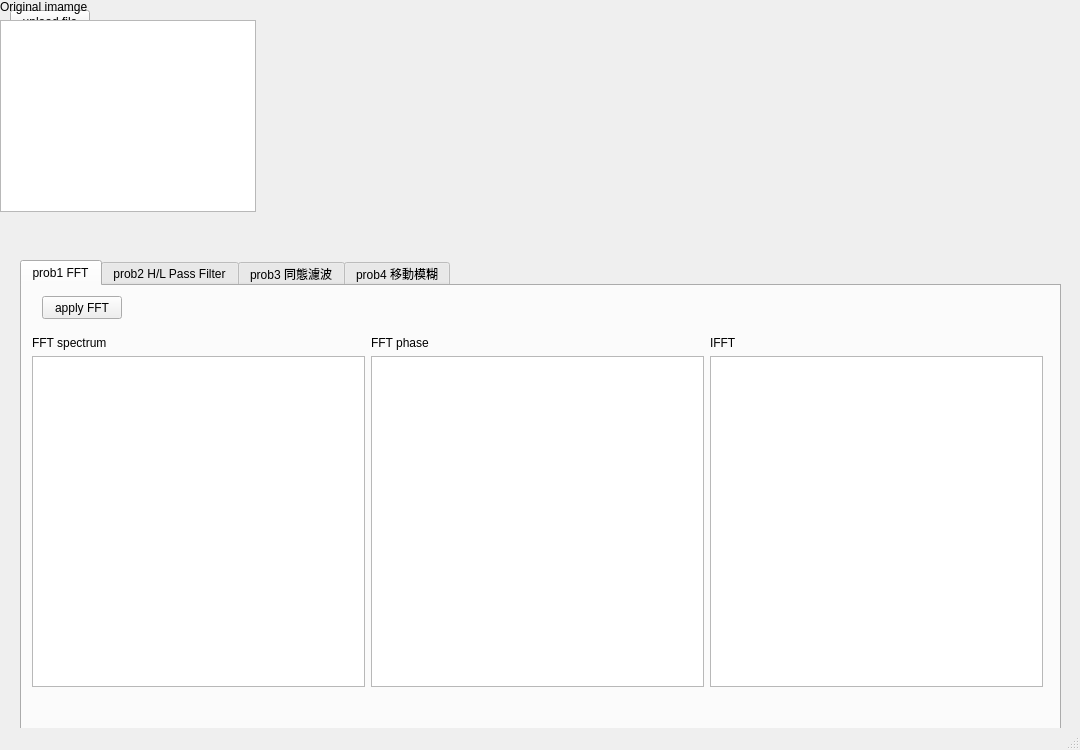
<?xml version="1.0" encoding="UTF-8"?>
<ui version="4.0">
 <class>MainWindow</class>
 <widget class="QMainWindow" name="MainWindow">
  <property name="geometry">
   <rect>
    <x>0</x>
    <y>0</y>
    <width>1080</width>
    <height>750</height>
   </rect>
  </property>
  <property name="windowTitle">
   <string>MainWindow</string>
  </property>
  <property name="autoFillBackground">
   <bool>false</bool>
  </property>
  <widget class="QWidget" name="centralwidget">
   <widget class="QPushButton" name="uploadfile">
    <property name="geometry">
     <rect>
      <x>10</x>
      <y>10</y>
      <width>80</width>
      <height>23</height>
     </rect>
    </property>
    <property name="text">
     <string>upload file</string>
    </property>
   </widget>
   <widget class="QTabWidget" name="tabWidget">
    <property name="geometry">
     <rect>
      <x>20</x>
      <y>260</y>
      <width>1041</width>
      <height>487</height>
     </rect>
    </property>
    <property name="currentIndex">
     <number>0</number>
    </property>
    <widget class="QWidget" name="prob1">
     <attribute name="title">
      <string>prob1 FFT</string>
     </attribute>
     <widget class="QPushButton" name="uploadfile_2">
      <property name="geometry">
       <rect>
        <x>20</x>
        <y>10</y>
        <width>80</width>
        <height>23</height>
       </rect>
      </property>
      <property name="text">
       <string>apply FFT</string>
      </property>
     </widget>
     <widget class="QWidget" name="horizontalLayoutWidget_3">
      <property name="geometry">
       <rect>
        <x>10</x>
        <y>50</y>
        <width>1011</width>
        <height>351</height>
       </rect>
      </property>
      <layout class="QHBoxLayout" name="horizontalLayout_3">
       <item>
        <layout class="QVBoxLayout" name="verticalLayout_2">
         <item>
          <widget class="QLabel" name="label_11">
           <property name="text">
            <string>FFT spectrum</string>
           </property>
          </widget>
         </item>
         <item>
          <widget class="QGraphicsView" name="spatialFilterImage"/>
         </item>
        </layout>
       </item>
       <item>
        <layout class="QVBoxLayout" name="verticalLayout_4">
         <item>
          <widget class="QLabel" name="label_7">
           <property name="text">
            <string>FFT phase</string>
           </property>
          </widget>
         </item>
         <item>
          <widget class="QGraphicsView" name="sobelImage"/>
         </item>
        </layout>
       </item>
       <item>
        <layout class="QVBoxLayout" name="verticalLayout_5">
         <item>
          <widget class="QLabel" name="label_8">
           <property name="text">
            <string>IFFT</string>
           </property>
          </widget>
         </item>
         <item>
          <widget class="QGraphicsView" name="marrHildrethImage"/>
         </item>
        </layout>
       </item>
      </layout>
     </widget>
    </widget>
    <widget class="QWidget" name="prob2">
     <attribute name="title">
      <string>prob2 H/L Pass Filter</string>
     </attribute>
     <widget class="QPushButton" name="uploadfile_3">
      <property name="geometry">
       <rect>
        <x>20</x>
        <y>20</y>
        <width>80</width>
        <height>23</height>
       </rect>
      </property>
      <property name="text">
       <string>apply H/L</string>
      </property>
     </widget>
     <widget class="QWidget" name="gridLayoutWidget_3">
      <property name="geometry">
       <rect>
        <x>110</x>
        <y>20</y>
        <width>911</width>
        <height>381</height>
       </rect>
      </property>
      <layout class="QGridLayout" name="gridLayout_3">
       <item row="0" column="1">
        <layout class="QVBoxLayout" name="verticalLayout_14">
         <item>
          <widget class="QLabel" name="label_20">
           <property name="text">
            <string>巴特沃斯低通</string>
           </property>
          </widget>
         </item>
         <item>
          <widget class="QGraphicsView" name="originalimage_11"/>
         </item>
        </layout>
       </item>
       <item row="0" column="0">
        <layout class="QVBoxLayout" name="verticalLayout_13">
         <item>
          <widget class="QLabel" name="label_19">
           <property name="text">
            <string>理想低通</string>
           </property>
          </widget>
         </item>
         <item>
          <widget class="QGraphicsView" name="originalimage_10"/>
         </item>
        </layout>
       </item>
       <item row="0" column="2">
        <layout class="QVBoxLayout" name="verticalLayout_15">
         <item>
          <widget class="QLabel" name="label_21">
           <property name="text">
            <string>高斯低通</string>
           </property>
          </widget>
         </item>
         <item>
          <widget class="QGraphicsView" name="originalimage_12"/>
         </item>
        </layout>
       </item>
       <item row="1" column="0">
        <layout class="QVBoxLayout" name="verticalLayout_16">
         <item>
          <widget class="QLabel" name="label_22">
           <property name="text">
            <string>理想高通</string>
           </property>
          </widget>
         </item>
         <item>
          <widget class="QGraphicsView" name="originalimage_13"/>
         </item>
        </layout>
       </item>
       <item row="1" column="1">
        <layout class="QVBoxLayout" name="verticalLayout_17">
         <item>
          <widget class="QLabel" name="label_23">
           <property name="text">
            <string>巴特沃斯高通</string>
           </property>
          </widget>
         </item>
         <item>
          <widget class="QGraphicsView" name="originalimage_14"/>
         </item>
        </layout>
       </item>
       <item row="1" column="2">
        <layout class="QVBoxLayout" name="verticalLayout_18">
         <item>
          <widget class="QLabel" name="label_24">
           <property name="text">
            <string>高斯高通</string>
           </property>
          </widget>
         </item>
         <item>
          <widget class="QGraphicsView" name="originalimage_15"/>
         </item>
        </layout>
       </item>
      </layout>
     </widget>
    </widget>
    <widget class="QWidget" name="prob3">
     <attribute name="title">
      <string>prob3 同態濾波</string>
     </attribute>
     <widget class="QWidget" name="layoutWidget_8">
      <property name="geometry">
       <rect>
        <x>420</x>
        <y>10</y>
        <width>491</width>
        <height>381</height>
       </rect>
      </property>
      <layout class="QVBoxLayout" name="verticalLayout_19">
       <item>
        <widget class="QLabel" name="label_28">
         <property name="text">
          <string>同態濾波結果</string>
         </property>
        </widget>
       </item>
       <item>
        <widget class="QGraphicsView" name="originalimage_16"/>
       </item>
      </layout>
     </widget>
     <widget class="QWidget" name="gridLayoutWidget_2">
      <property name="geometry">
       <rect>
        <x>80</x>
        <y>90</y>
        <width>231</width>
        <height>181</height>
       </rect>
      </property>
      <layout class="QGridLayout" name="gridLayout_2">
       <item row="2" column="1">
        <widget class="QDoubleSpinBox" name="localStatisticalEnhancement_k0_spinbox_4">
         <property name="minimum">
          <double>0.000000000000000</double>
         </property>
         <property name="maximum">
          <double>5.000000000000000</double>
         </property>
         <property name="singleStep">
          <double>0.050000000000000</double>
         </property>
         <property name="value">
          <double>0.000000000000000</double>
         </property>
        </widget>
       </item>
       <item row="0" column="1">
        <widget class="QDoubleSpinBox" name="localStatisticalEnhancement_k0_spinbox_2">
         <property name="minimum">
          <double>0.000000000000000</double>
         </property>
         <property name="maximum">
          <double>5.000000000000000</double>
         </property>
         <property name="singleStep">
          <double>0.050000000000000</double>
         </property>
         <property name="value">
          <double>0.000000000000000</double>
         </property>
        </widget>
       </item>
       <item row="0" column="0">
        <widget class="QLabel" name="label_25">
         <property name="text">
          <string>gamma_H</string>
         </property>
        </widget>
       </item>
       <item row="1" column="0">
        <widget class="QLabel" name="label_26">
         <property name="text">
          <string>gamma_L</string>
         </property>
        </widget>
       </item>
       <item row="1" column="1">
        <widget class="QDoubleSpinBox" name="localStatisticalEnhancement_k0_spinbox_3">
         <property name="minimum">
          <double>0.000000000000000</double>
         </property>
         <property name="maximum">
          <double>5.000000000000000</double>
         </property>
         <property name="singleStep">
          <double>0.050000000000000</double>
         </property>
         <property name="value">
          <double>0.000000000000000</double>
         </property>
        </widget>
       </item>
       <item row="3" column="1">
        <widget class="QPushButton" name="uploadfile_6">
         <property name="text">
          <string>apply 同態</string>
         </property>
        </widget>
       </item>
       <item row="2" column="0">
        <widget class="QLabel" name="label_27">
         <property name="text">
          <string>D0</string>
         </property>
        </widget>
       </item>
      </layout>
     </widget>
    </widget>
    <widget class="QWidget" name="prob4">
     <attribute name="title">
      <string>prob4 移動模糊</string>
     </attribute>
     <widget class="QWidget" name="horizontalLayoutWidget">
      <property name="geometry">
       <rect>
        <x>10</x>
        <y>200</y>
        <width>1011</width>
        <height>191</height>
       </rect>
      </property>
      <layout class="QHBoxLayout" name="horizontalLayout">
       <item>
        <layout class="QVBoxLayout" name="verticalLayout_33">
         <item>
          <widget class="QLabel" name="label_48">
           <property name="text">
            <string>inverse filter</string>
           </property>
          </widget>
         </item>
         <item>
          <widget class="QGraphicsView" name="originalimage_27"/>
         </item>
        </layout>
       </item>
       <item>
        <layout class="QVBoxLayout" name="verticalLayout_34">
         <item>
          <widget class="QLabel" name="label_49">
           <property name="text">
            <string>Wiener filter</string>
           </property>
          </widget>
         </item>
         <item>
          <widget class="QGraphicsView" name="originalimage_28"/>
         </item>
        </layout>
       </item>
       <item>
        <layout class="QVBoxLayout" name="verticalLayout_36">
         <item>
          <widget class="QLabel" name="label_51">
           <property name="text">
            <string>原圖 - inverse filter</string>
           </property>
          </widget>
         </item>
         <item>
          <widget class="QGraphicsView" name="originalimage_30"/>
         </item>
        </layout>
       </item>
       <item>
        <layout class="QVBoxLayout" name="verticalLayout_35">
         <item>
          <widget class="QLabel" name="label_50">
           <property name="text">
            <string>原圖 - Wiener filter</string>
           </property>
          </widget>
         </item>
         <item>
          <widget class="QGraphicsView" name="originalimage_29"/>
         </item>
        </layout>
       </item>
      </layout>
     </widget>
     <widget class="QWidget" name="horizontalLayoutWidget_2">
      <property name="geometry">
       <rect>
        <x>510</x>
        <y>10</y>
        <width>511</width>
        <height>181</height>
       </rect>
      </property>
      <layout class="QHBoxLayout" name="horizontalLayout_2">
       <item>
        <layout class="QVBoxLayout" name="verticalLayout_20">
         <item>
          <widget class="QLabel" name="label_29">
           <property name="text">
            <string>移動模糊影像</string>
           </property>
          </widget>
         </item>
         <item>
          <widget class="QGraphicsView" name="originalimage_17"/>
         </item>
        </layout>
       </item>
       <item>
        <layout class="QVBoxLayout" name="verticalLayout_32">
         <item>
          <widget class="QLabel" name="label_47">
           <property name="text">
            <string>移動模糊影像+白高斯雜訊(sigma=20)</string>
           </property>
          </widget>
         </item>
         <item>
          <widget class="QGraphicsView" name="originalimage_26"/>
         </item>
        </layout>
       </item>
      </layout>
     </widget>
     <widget class="QWidget" name="gridLayoutWidget">
      <property name="geometry">
       <rect>
        <x>160</x>
        <y>30</y>
        <width>168</width>
        <height>145</height>
       </rect>
      </property>
      <layout class="QGridLayout" name="gridLayout">
       <item row="3" column="1">
        <widget class="QDoubleSpinBox" name="localStatisticalEnhancement_k0_spinbox_11">
         <property name="minimum">
          <double>0.000000000000000</double>
         </property>
         <property name="maximum">
          <double>5.000000000000000</double>
         </property>
         <property name="singleStep">
          <double>0.050000000000000</double>
         </property>
         <property name="value">
          <double>0.000000000000000</double>
         </property>
        </widget>
       </item>
       <item row="0" column="0">
        <widget class="QLabel" name="label_44">
         <property name="text">
          <string>快門時間</string>
         </property>
        </widget>
       </item>
       <item row="3" column="0">
        <widget class="QLabel" name="label_52">
         <property name="text">
          <string>Wiener的K</string>
         </property>
        </widget>
       </item>
       <item row="0" column="1">
        <widget class="QDoubleSpinBox" name="localStatisticalEnhancement_k0_spinbox_9">
         <property name="minimum">
          <double>0.000000000000000</double>
         </property>
         <property name="maximum">
          <double>5.000000000000000</double>
         </property>
         <property name="singleStep">
          <double>0.050000000000000</double>
         </property>
         <property name="value">
          <double>0.000000000000000</double>
         </property>
        </widget>
       </item>
       <item row="1" column="1">
        <widget class="QDoubleSpinBox" name="localStatisticalEnhancement_k0_spinbox_10">
         <property name="minimum">
          <double>0.000000000000000</double>
         </property>
         <property name="maximum">
          <double>5.000000000000000</double>
         </property>
         <property name="singleStep">
          <double>0.050000000000000</double>
         </property>
         <property name="value">
          <double>0.000000000000000</double>
         </property>
        </widget>
       </item>
       <item row="2" column="1">
        <widget class="QDoubleSpinBox" name="localStatisticalEnhancement_k0_spinbox_8">
         <property name="minimum">
          <double>0.000000000000000</double>
         </property>
         <property name="maximum">
          <double>5.000000000000000</double>
         </property>
         <property name="singleStep">
          <double>0.050000000000000</double>
         </property>
         <property name="value">
          <double>0.000000000000000</double>
         </property>
        </widget>
       </item>
       <item row="2" column="0">
        <widget class="QLabel" name="label_45">
         <property name="text">
          <string>Y位移</string>
         </property>
        </widget>
       </item>
       <item row="1" column="0">
        <widget class="QLabel" name="label_46">
         <property name="text">
          <string>X位移</string>
         </property>
        </widget>
       </item>
       <item row="4" column="1">
        <widget class="QPushButton" name="uploadfile_7">
         <property name="text">
          <string>apply 模糊+濾波</string>
         </property>
        </widget>
       </item>
      </layout>
     </widget>
    </widget>
   </widget>
   <widget class="QWidget" name="">
    <layout class="QVBoxLayout" name="verticalLayout">
     <item>
      <widget class="QLabel" name="label">
       <property name="text">
        <string>Original imamge</string>
       </property>
      </widget>
     </item>
     <item>
      <widget class="QGraphicsView" name="originalimage"/>
     </item>
    </layout>
   </widget>
  </widget>
  <widget class="QMenuBar" name="menubar">
   <property name="geometry">
    <rect>
     <x>0</x>
     <y>0</y>
     <width>1080</width>
     <height>20</height>
    </rect>
   </property>
  </widget>
  <widget class="QStatusBar" name="statusbar"/>
 </widget>
 <resources/>
 <connections/>
</ui>
